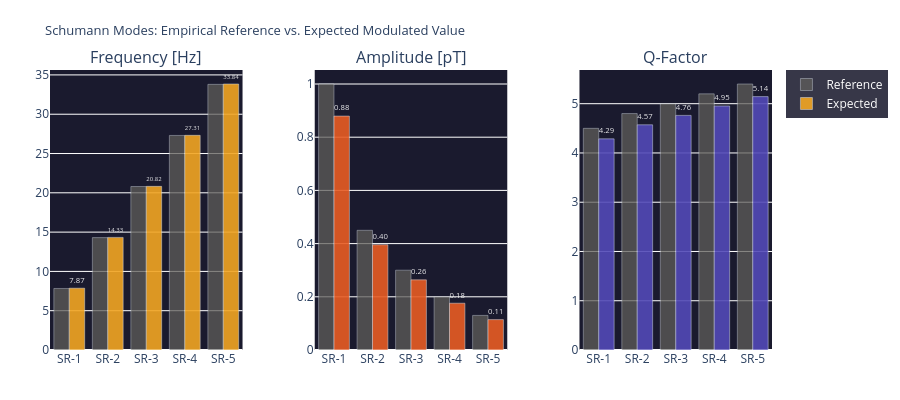

Source (notebook cell):
### Code cell
# ============================================================
# THREE-COLUMN COMPARISON PER MODE:
# Frequency | Amplitude | Q-Factor (Ref vs. Expected each)
# ============================================================

fig = make_subplots(
    rows=1, cols=3,
    subplot_titles=['Frequency [Hz]', 'Amplitude [pT]', 'Q-Factor'],
    horizontal_spacing=0.10
)

modes = list(SR_REF.keys())
labels = [f'SR-{n}' for n in modes]

# Frequenz
fig.add_trace(go.Bar(
    name='Reference', x=labels, y=[SR_REF[n]['freq_Hz'] for n in modes],
    marker_color='#5F5E5A', opacity=0.75, showlegend=True
), row=1, col=1)
fig.add_trace(go.Bar(
    name='Expected', x=labels, y=[expected[n]['freq_Hz'] for n in modes],
    marker_color='#F2A623', opacity=0.90,
    text=[f'{expected[n]["freq_Hz"]:.2f}' for n in modes],
    textposition='outside', textfont=dict(color='white', size=9),
    showlegend=True
), row=1, col=1)

# Amplitude
fig.add_trace(go.Bar(
    x=labels, y=[SR_REF[n]['amplitude_pT'] for n in modes],
    marker_color='#5F5E5A', opacity=0.75, showlegend=False
), row=1, col=2)
fig.add_trace(go.Bar(
    x=labels, y=[expected[n]['amplitude_pT'] for n in modes],
    marker_color='#E85D24', opacity=0.90,
    text=[f'{expected[n]["amplitude_pT"]:.2f}' for n in modes],
    textposition='outside', textfont=dict(color='white', size=9),
    showlegend=False
), row=1, col=2)

# Q-Faktor
fig.add_trace(go.Bar(
    x=labels, y=[SR_REF[n]['Q_factor'] for n in modes],
    marker_color='#5F5E5A', opacity=0.75, showlegend=False
), row=1, col=3)
fig.add_trace(go.Bar(
    x=labels, y=[expected[n]['Q_factor'] for n in modes],
    marker_color='#534AB7', opacity=0.90,
    text=[f'{expected[n]["Q_factor"]:.2f}' for n in modes],
    textposition='outside', textfont=dict(color='white', size=9),
    showlegend=False
), row=1, col=3)

fig.update_layout(
    title=dict(text='Schumann Modes: Empirical Reference vs. Expected Modulated Value', font=dict(size=13)),
    barmode='group',
    height=400, plot_bgcolor='#1a1a2e', paper_bgcolor='rgba(0,0,0,0)',
    margin=dict(l=50, r=30, t=70, b=50),
    legend=dict(bgcolor='rgba(20,20,40,0.85)', font=dict(color='white'))
)
fig.show()

### Figure 1 — Plotly figure (JSON) as saved in the notebook; plotly's stock layout.template omitted (floating-point values rounded to 4 significant figures)
{"data": [{"marker": {"color": "#5F5E5A"}, "name": "Reference", "opacity": 0.75, "showlegend": true, "type": "bar", "x": ["SR-1", "SR-2", "SR-3", "SR-4", "SR-5"], "xaxis": "x", "y": [7.83, 14.3, 20.8, 27.3, 33.8], "yaxis": "y"}, {"marker": {"color": "#F2A623"}, "name": "Expected", "opacity": 0.9, "showlegend": true, "text": ["7.87", "14.33", "20.82", "27.31", "33.84"], "textfont": {"color": "white", "size": 9}, "textposition": "outside", "type": "bar", "x": ["SR-1", "SR-2", "SR-3", "SR-4", "SR-5"], "xaxis": "x", "y": [7.865, 14.33, 20.82, 27.31, 33.84], "yaxis": "y"}, {"marker": {"color": "#5F5E5A"}, "opacity": 0.75, "showlegend": false, "type": "bar", "x": ["SR-1", "SR-2", "SR-3", "SR-4", "SR-5"], "xaxis": "x2", "y": [1.0, 0.45, 0.3, 0.2, 0.13], "yaxis": "y2"}, {"marker": {"color": "#E85D24"}, "opacity": 0.9, "showlegend": false, "text": ["0.88", "0.40", "0.26", "0.18", "0.11"], "textfont": {"color": "white", "size": 9}, "textposition": "outside", "type": "bar", "x": ["SR-1", "SR-2", "SR-3", "SR-4", "SR-5"], "xaxis": "x2", "y": [0.8794, 0.3957, 0.2638, 0.1759, 0.1143], "yaxis": "y2"}, {"marker": {"color": "#5F5E5A"}, "opacity": 0.75, "showlegend": false, "type": "bar", "x": ["SR-1", "SR-2", "SR-3", "SR-4", "SR-5"], "xaxis": "x3", "y": [4.5, 4.8, 5.0, 5.2, 5.4], "yaxis": "y3"}, {"marker": {"color": "#534AB7"}, "opacity": 0.9, "showlegend": false, "text": ["4.29", "4.57", "4.76", "4.95", "5.14"], "textfont": {"color": "white", "size": 9}, "textposition": "outside", "type": "bar", "x": ["SR-1", "SR-2", "SR-3", "SR-4", "SR-5"], "xaxis": "x3", "y": [4.287, 4.572, 4.763, 4.954, 5.144], "yaxis": "y3"}], "layout": {"annotations": [{"font": {"size": 16}, "showarrow": false, "text": "Frequency [Hz]", "x": 0.1333, "xanchor": "center", "xref": "paper", "y": 1.0, "yanchor": "bottom", "yref": "paper"}, {"font": {"size": 16}, "showarrow": false, "text": "Amplitude [pT]", "x": 0.5, "xanchor": "center", "xref": "paper", "y": 1.0, "yanchor": "bottom", "yref": "paper"}, {"font": {"size": 16}, "showarrow": false, "text": "Q-Factor", "x": 0.8667, "xanchor": "center", "xref": "paper", "y": 1.0, "yanchor": "bottom", "yref": "paper"}], "barmode": "group", "height": 400, "legend": {"bgcolor": "rgba(20,20,40,0.85)", "font": {"color": "white"}}, "margin": {"b": 50, "l": 50, "r": 30, "t": 70}, "paper_bgcolor": "rgba(0,0,0,0)", "plot_bgcolor": "#1a1a2e", "title": {"font": {"size": 13}, "text": "Schumann Modes: Empirical Reference vs. Expected Modulated Value"}, "xaxis": {"anchor": "y", "domain": [0.0, 0.2667]}, "xaxis2": {"anchor": "y2", "domain": [0.3667, 0.6333]}, "xaxis3": {"anchor": "y3", "domain": [0.7333, 1.0]}, "yaxis": {"anchor": "x", "domain": [0.0, 1.0]}, "yaxis2": {"anchor": "x2", "domain": [0.0, 1.0]}, "yaxis3": {"anchor": "x3", "domain": [0.0, 1.0]}}}
